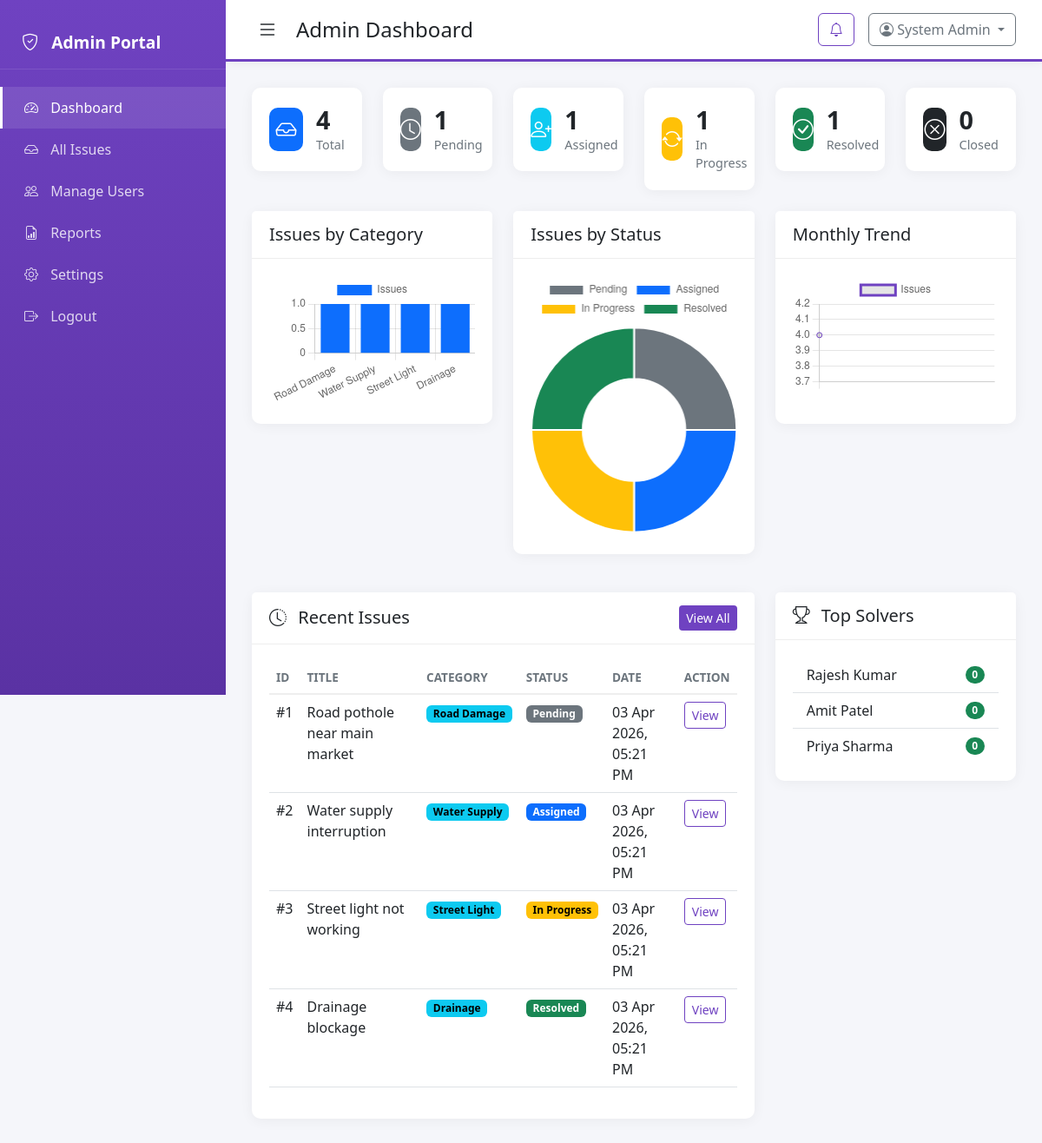
Page /admin/dashboard.php (signed in) on the committed database.
### tables this page shows
CREATE TABLE users (
    id INT AUTO_INCREMENT PRIMARY KEY,
    full_name VARCHAR(100) NOT NULL,
    email VARCHAR(150) NOT NULL UNIQUE,
    phone VARCHAR(20),
    password VARCHAR(255) NOT NULL,
    role ENUM('citizen', 'solver', 'admin') NOT NULL,
    address VARCHAR(255),
    city VARCHAR(100),
    profile_pic VARCHAR(255),
    is_active TINYINT(1) DEFAULT 1,
    created_at TIMESTAMP DEFAULT CURRENT_TIMESTAMP
);

CREATE TABLE issues (
    id INT AUTO_INCREMENT PRIMARY KEY,
    citizen_id INT NOT NULL,
    title VARCHAR(200) NOT NULL,
    description TEXT NOT NULL,
    category ENUM('road', 'water', 'electricity', 'sanitation', 'drainage', 'street_light', 'other') NOT NULL,
    address_line VARCHAR(255),
    village VARCHAR(100),
    taluka VARCHAR(100),
    district VARCHAR(100),
    state VARCHAR(100),
    pincode VARCHAR(10),
    latitude DECIMAL(10, 8),
    longitude DECIMAL(11, 8),
    photo_path VARCHAR(255),
    status ENUM('pending', 'assigned', 'in_progress', 'resolved', 'closed') DEFAULT 'pending',
    priority ENUM('low', 'medium', 'high', 'critical') DEFAULT 'medium',
    assigned_to INT,
    admin_notes TEXT,
    resolved_at DATETIME,
    created_at TIMESTAMP DEFAULT CURRENT_TIMESTAMP,
    updated_at TIMESTAMP DEFAULT CURRENT_TIMESTAMP ON UPDATE CURRENT_TIMESTAMP,
    FOREIGN KEY (citizen_id) REFERENCES users(id) ON DELETE CASCADE,
    FOREIGN KEY (assigned_to) REFERENCES users(id) ON DELETE SET NULL
);

### includes/functions.php (called while the page is built, shortened)
<?php
function sanitize($data) {
    return htmlspecialchars(trim($data), ENT_QUOTES, 'UTF-8');
}
function getStatusColor($status) {
    $colors = [
        'pending' => 'secondary',
        'assigned' => 'primary',
        'in_progress' => 'warning',
        'resolved' => 'success',
        'closed' => 'dark'
    ];
    return $colors[$status] ?? 'secondary';
}
function getCategoryLabel($category) {
    $labels = [
        'road' => 'Road Damage',
        'water' => 'Water Supply',
        'electricity' => 'Electricity',
        'sanitation' => 'Sanitation',
        'drainage' => 'Drainage',
        'street_light' => 'Street Light',
        'other' => 'Other'
    ];
    return $labels[$category] ?? $category;
}
function formatDate($date, $format = 'd M Y, h:i A') {
    return date($format, strtotime($date));
}
function getStatusLabel($status) {
    $labels = [
        'pending' => 'Pending',
        'assigned' => 'Assigned',
        'in_progress' => 'In Progress',
        'resolved' => 'Resolved',
        'closed' => 'Closed'
    ];
    return $labels[$status] ?? $status;
}
function getUserById($pdo, $userId) {
    $stmt = $pdo->prepare("SELECT * FROM users WHERE id = ?");
    $stmt->execute([$userId]);
    return $stmt->fetch();
}

### admin/dashboard.php (the view, shortened to what this page needs)
<?php
require_once __DIR__ . '/../includes/db.php';
require_once __DIR__ . '/../includes/functions.php';
$userId = $_SESSION['user_id'];
$user = getUserById($pdo, $userId);
$stmt = $pdo->query("SELECT COUNT(*) FROM issues");
$totalIssues = $stmt->fetchColumn();
$stmt = $pdo->query("SELECT COUNT(*) FROM issues WHERE status = 'pending'");
$pendingIssues = $stmt->fetchColumn();
$stmt = $pdo->query("SELECT COUNT(*) FROM issues WHERE status = 'assigned'");
$assignedIssues = $stmt->fetchColumn();
$stmt = $pdo->query("SELECT COUNT(*) FROM issues WHERE status = 'in_progress'");
$inProgressIssues = $stmt->fetchColumn();
$stmt = $pdo->query("SELECT COUNT(*) FROM issues WHERE status = 'resolved'");
$resolvedIssues = $stmt->fetchColumn();
$stmt = $pdo->query("SELECT COUNT(*) FROM issues WHERE status = 'closed'");
$closedIssues = $stmt->fetchColumn();
$stmt = $pdo->query("SELECT category, COUNT(*) as count FROM issues GROUP BY category ORDER BY count DESC");
$categoryData = $stmt->fetchAll();
$stmt = $pdo->query("SELECT status, COUNT(*) as count FROM issues GROUP BY status");
$statusData = $stmt->fetchAll();
$stmt = $pdo->query("SELECT MONTH(created_at) as month, COUNT(*) as count FROM issues WHERE created_at >= DATE_SUB(NOW(), INTERVAL 6 MONTH) GROUP BY MONTH(created_at) ORDER BY month");
$monthlyData = $stmt->fetchAll();
$stmt = $pdo->query("SELECT * FROM issues ORDER BY created_at DESC LIMIT 10");
$recentIssues = $stmt->fetchAll();
$stmt = $pdo->query("SELECT u.id, u.full_name, COUNT(i.id) as resolved_count FROM users u LEFT JOIN issues i ON u.id = i.assigned_to AND i.status = 'resolved' WHERE u.role = 'solver' GROUP BY u.id ORDER BY resolved_count DESC LIMIT 5");
$topSolvers = $stmt->fetchAll();
?>
<!DOCTYPE html>
<html lang="en">
<head>
    <link href="https://cdn.jsdelivr.net/npm/bootstrap@5.3.0/dist/css/bootstrap.min.css" rel="stylesheet">
    <link href="https://cdn.jsdelivr.net/npm/bootstrap-icons@1.10.0/font/bootstrap-icons.css" rel="stylesheet">
    <link rel="stylesheet" href="../assets/css/style.css">
</head>
<body>
    <div class="sidebar sidebar-admin">
        <div class="sidebar-header">
            <i class="bi bi-shield-check"></i> Admin Portal
        </div>
        <nav>
            <a href="dashboard.php" class="active"><i class="bi bi-speedometer2"></i> Dashboard</a>
            <a href="issues.php"><i class="bi bi-inbox"></i> All Issues</a>
            <a href="users.php"><i class="bi bi-people"></i> Manage Users</a>
            <a href="reports.php"><i class="bi bi-file-earmark-bar-graph"></i> Reports</a>
            <a href="settings.php"><i class="bi bi-gear"></i> Settings</a>
            <a href="logout.php"><i class="bi bi-box-arrow-right"></i> Logout</a>
        </nav>
    </div>
    <div class="main-content">
        <header class="top-bar top-bar-admin">
            <button class="btn-toggle" onclick="toggleSidebar()">
                <i class="bi bi-list"></i>
            </button>
            <h4>Admin Dashboard</h4>
            <div class="ms-auto d-flex align-items-center gap-3">
                <div class="dropdown">
                    <button class="btn btn-outline-purple position-relative" data-bs-toggle="dropdown">
                        <i class="bi bi-bell"></i>
                    </button>
                </div>
                <div class="dropdown">
                    <button class="btn btn-outline-secondary dropdown-toggle" data-bs-toggle="dropdown">
                        <i class="bi bi-person-circle"></i> <?= sanitize($user['full_name']) ?>
                    </button>
                </div>
            </div>
        </header>
        <main class="content">
            <div class="row g-4 mb-4">
                <div class="col-md-2">
                    <div class="stat-card">
                        <div class="stat-icon bg-primary"><i class="bi bi-inbox"></i></div>
                        <div class="stat-info">
                            <h3><?= $totalIssues ?></h3>
                            <p>Total</p>
                        </div>
                    </div>
                </div>
                <div class="col-md-2">
                    <div class="stat-card">
                        <div class="stat-icon bg-secondary"><i class="bi bi-clock"></i></div>
                        <div class="stat-info">
                            <h3><?= $pendingIssues ?></h3>
                            <p>Pending</p>
                        </div>
                    </div>
                </div>
                <div class="col-md-2">
                    <div class="stat-card">
                        <div class="stat-icon bg-info"><i class="bi bi-person-plus"></i></div>
                        <div class="stat-info">
                            <h3><?= $assignedIssues ?></h3>
                            <p>Assigned</p>
                        </div>
                    </div>
                </div>
                <div class="col-md-2">
                    <div class="stat-card">
                        <div class="stat-icon bg-warning"><i class="bi bi-arrow-repeat"></i></div>
                        <div class="stat-info">
                            <h3><?= $inProgressIssues ?></h3>
                            <p>In Progress</p>
                        </div>
                    </div>
                </div>
                <div class="col-md-2">
                    <div class="stat-card">
                        <div class="stat-icon bg-success"><i class="bi bi-check-circle"></i></div>
                        <div class="stat-info">
                            <h3><?= $resolvedIssues ?></h3>
                            <p>Resolved</p>
                        </div>
                    </div>
                </div>
                <div class="col-md-2">
                    <div class="stat-card">
                        <div class="stat-icon bg-dark"><i class="bi bi-x-circle"></i></div>
                        <div class="stat-info">
                            <h3><?= $closedIssues ?></h3>
                            <p>Closed</p>
                        </div>
                    </div>
                </div>
            </div>
            <div class="row g-4 mb-4">
                <div class="col-md-4">
                    <div class="card">
                        <div class="card-header"><h5>Issues by Category</h5></div>
                        <div class="card-body">
                            <canvas id="categoryChart"></canvas>
                        </div>
                    </div>
                </div>
                <div class="col-md-4">
                    <div class="card">
                        <div class="card-header"><h5>Issues by Status</h5></div>
                        <div class="card-body">
                            <canvas id="statusChart"></canvas>
                        </div>
                    </div>
                </div>
                <div class="col-md-4">
                    <div class="card">
                        <div class="card-header"><h5>Monthly Trend</h5></div>
                        <div class="card-body">
                            <canvas id="monthlyChart"></canvas>
                        </div>
                    </div>
                </div>
            </div>
            <div class="row g-4">
                <div class="col-lg-8">
                    <div class="card">
                        <div class="card-header d-flex justify-content-between align-items-center">
                            <h5><i class="bi bi-clock-history"></i> Recent Issues</h5>
                            <a href="issues.php" class="btn btn-sm btn-purple">View All</a>
                        </div>
                        <div class="card-body">
                            <div class="table-responsive">
                                <table class="table table-hover">
                                    <thead>
                                        <tr>
                                            <th>ID</th>
                                            <th>Title</th>
                                            <th>Category</th>
                                            <th>Status</th>
                                            <th>Date</th>
                                            <th>Action</th>
                                        </tr>
                                    </thead>
                                    <tbody>
                                        <?php foreach ($recentIssues as $issue): ?>
                                            <tr>
                                                <td>#<?= $issue['id'] ?></td>
                                                <td><?= sanitize($issue['title']) ?></td>
                                                <td><span class="badge bg-info"><?= getCategoryLabel($issue['category']) ?></span></td>
                                                <td><span class="badge bg-<?= getStatusColor($issue['status']) ?>"><?= getStatusLabel($issue['status']) ?></span></td>
                                                <td><?= formatDate($issue['created_at']) ?></td>
                                                <td><a href="issue-detail.php?id=<?= $issue['id'] ?>" class="btn btn-sm btn-outline-purple">View</a></td>
                                            </tr>
                                        <?php endforeach; ?>
                                    </tbody>
                                </table>
                            </div>
                        </div>
                    </div>
                </div>
                <div class="col-lg-4">
                    <div class="card">
                        <div class="card-header"><h5><i class="bi bi-trophy"></i> Top Solvers</h5></div>
                        <div class="card-body">
                            <?php if (empty($topSolvers)): ?>
                                <p class="text-muted">No solvers yet.</p>
                            <?php else: ?>
                                <ul class="list-group list-group-flush">
                                    <?php foreach ($topSolvers as $solver): ?>
                                        <li class="list-group-item d-flex justify-content-between align-items-center">
                                            <?= sanitize($solver['full_name']) ?>
                                            <span class="badge bg-success rounded-pill"><?= $solver['resolved_count'] ?></span>
                                        </li>
                                    <?php endforeach; ?>
                                </ul>
                            <?php endif; ?>
                        </div>
                    </div>
                </div>
            </div>
        </main>
    </div>
    <script>
        new Chart(document.getElementById('categoryChart'), {
            type: 'bar',
            data: {
                labels: <?= json_encode(array_map('getCategoryLabel', array_column($categoryData, 'category'))) ?>,
                datasets: [{
                    label: 'Issues',
                    data: <?= json_encode(array_column($categoryData, 'count')) ?>,
                    backgroundColor: '#0d6efd'
                }]
            },
            options: { responsive: true, maintainAspectRatio: false }
        });
        new Chart(document.getElementById('statusChart'), {
            type: 'doughnut',
            data: {
                labels: <?= json_encode(array_map('getStatusLabel', array_column($statusData, 'status'))) ?>,
                datasets: [{
                    data: <?= json_encode(array_column($statusData, 'count')) ?>,
                    backgroundColor: ['#6c757d', '#0d6efd', '#ffc107', '#198754', '#212529']
                }]
            },
            options: { responsive: true, maintainAspectRatio: false }
        });
        const months = ['Jan', 'Feb', 'Mar', 'Apr', 'May', 'Jun', 'Jul', 'Aug', 'Sep', 'Oct', 'Nov', 'Dec'];
        new Chart(document.getElementById('monthlyChart'), {
            type: 'line',
            data: {
                labels: <?= json_encode(array_map(function($m) { return $months[$m['month']-1] ?? ''; }, $monthlyData)) ?>,
                datasets: [{
                    label: 'Issues',
                    data: <?= json_encode(array_column($monthlyData, 'count')) ?>,
                    borderColor: '#6f42c1',
                    fill: false
                }]
            },
            options: { responsive: true, maintainAspectRatio: false }
        });
    </script>
</body>
</html>

### rows in the picture
users: full_name "System Admin"
issues: id "1", title "Road pothole near main market", category "Road Damage", status "Pending", created_at "03 Apr 2026, 05:21 PM"
issues: id "2", title "Water supply interruption", category "Water Supply", status "Assigned", created_at "03 Apr 2026, 05:21 PM"
issues: id "3", title "Street light not working", category "Street Light", status "In Progress", created_at "03 Apr 2026, 05:21 PM"
issues: id "4", title "Drainage blockage", category "Drainage", status "Resolved", created_at "03 Apr 2026, 05:21 PM"
users: full_name "Rajesh Kumar", resolved_count "0"
users: full_name "Amit Patel", resolved_count "0"
users: full_name "Priya Sharma", resolved_count "0"

### other values in the picture
$totalIssues "4"
$pendingIssues "1"
$assignedIssues "1"
$inProgressIssues "1"
$resolvedIssues "1"
$closedIssues "0"
chart data {{ json_encode(array_column($categoryData, 'count')) }} [1,1,1,1]
chart data {{ json_encode(array_column($statusData, 'count')) }} [1,1,1,1]
